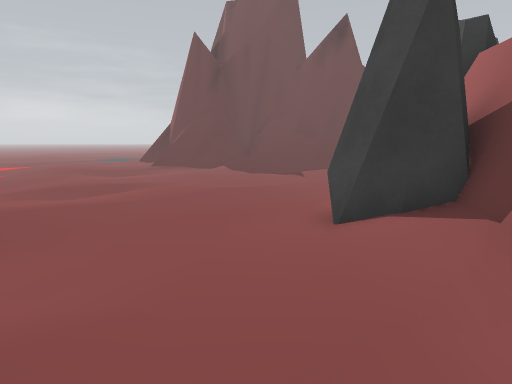
View 1 (above)

24 first-person views from a walk through a scene from a Unity 3-D project. The camera is 1.5 m above the floor, tilts 8° down and sees 70° across. The floor is counted in squares, 1 m on a side. Each view is taken from the middle of a square. On the plan, view 1 faces up. The plan holds only what a view shows up to about 16 squares ahead; the rest is blank. The place goes on beyond the plan.

View 2
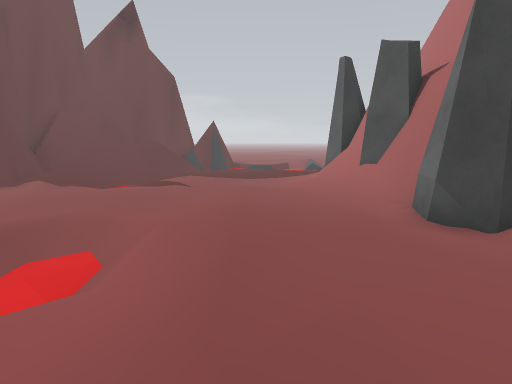

View 3
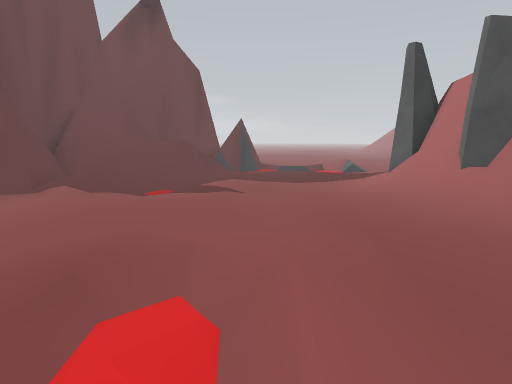

View 4
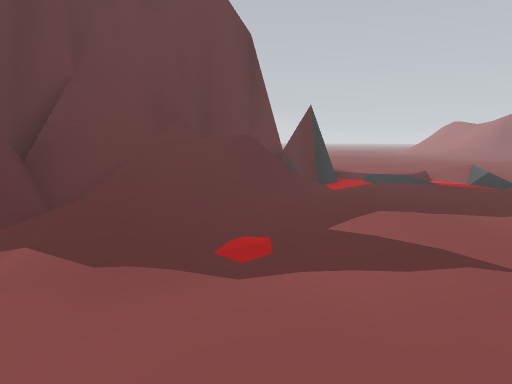

View 5
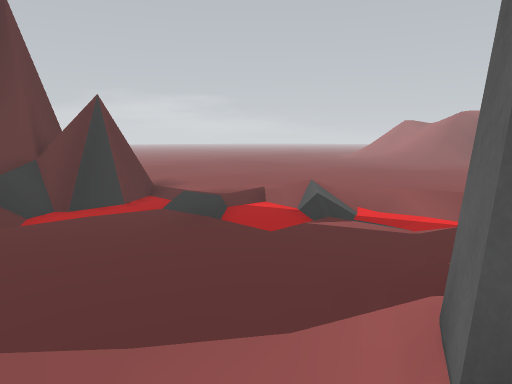

View 6
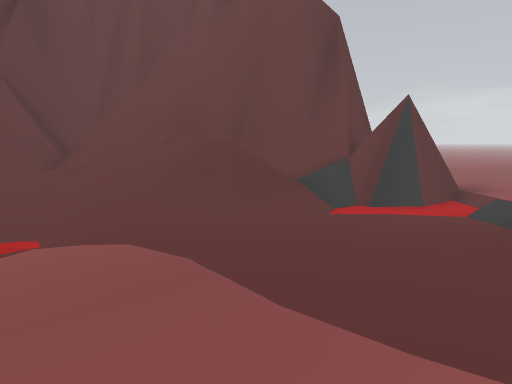

View 7
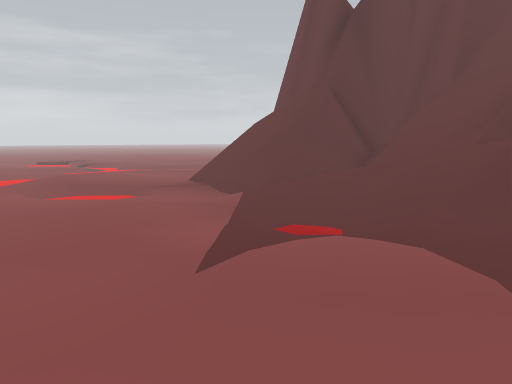

View 8
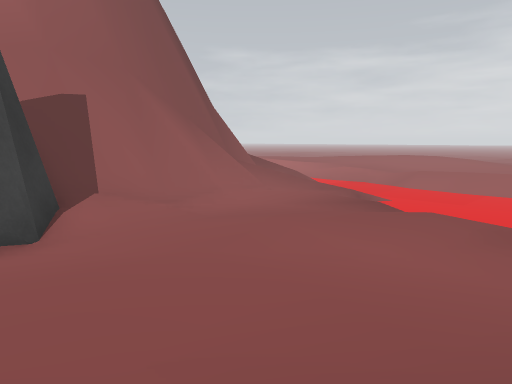

View 9
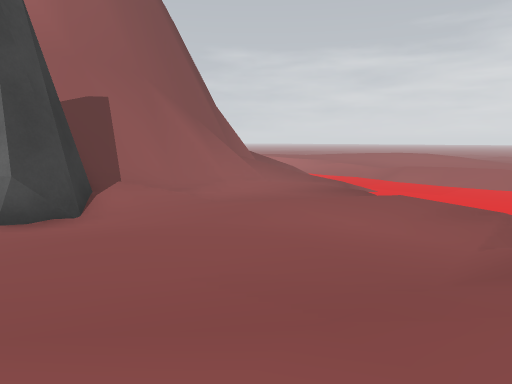

View 10
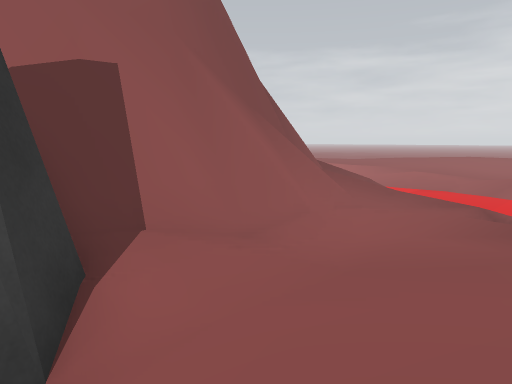

View 11
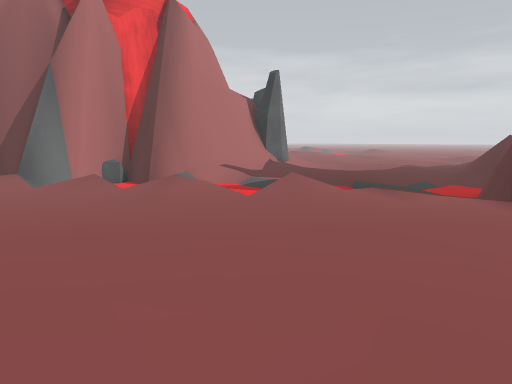

View 12
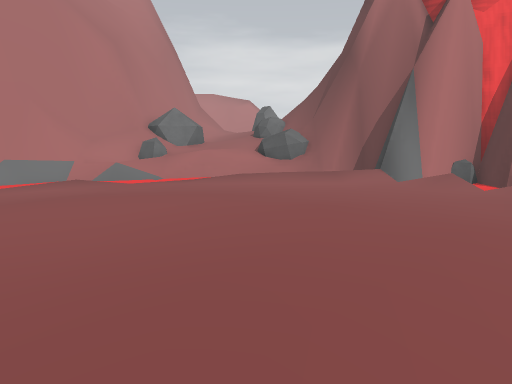

View 13
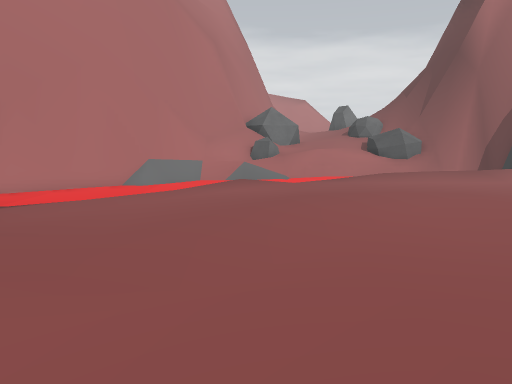

View 14
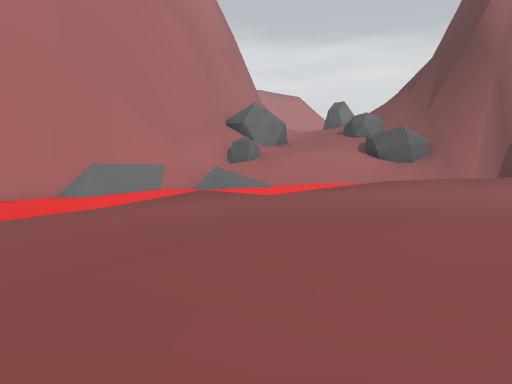

View 15
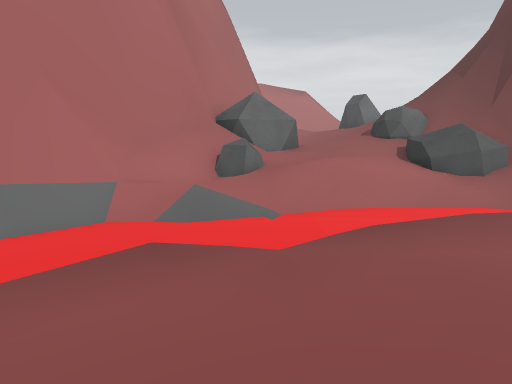

View 16
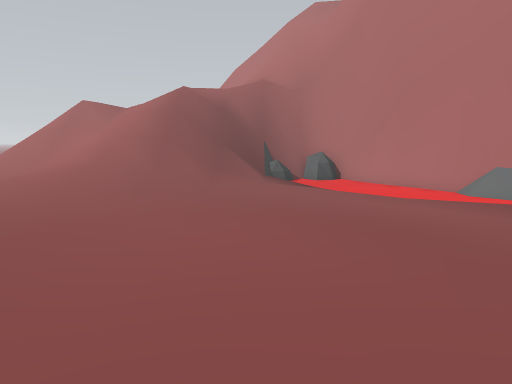

View 17
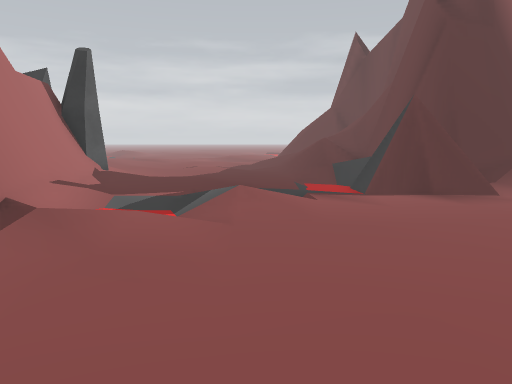

View 18
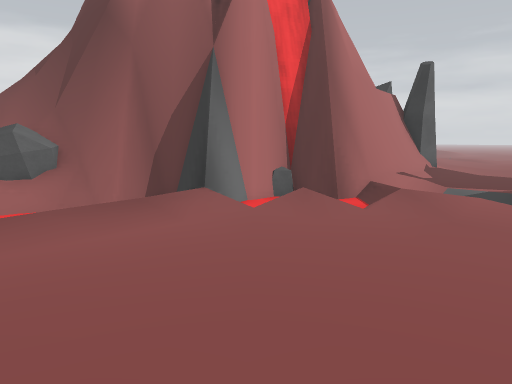

View 19
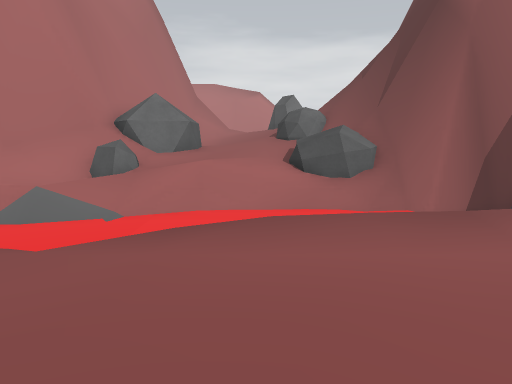

View 20
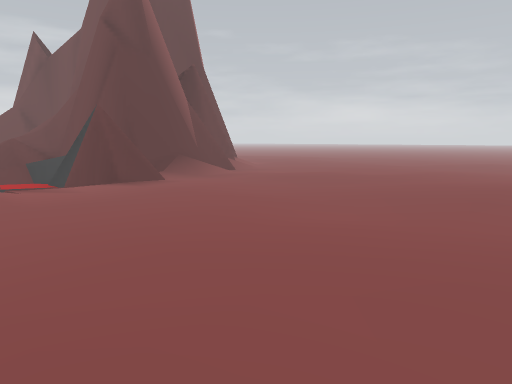

View 21
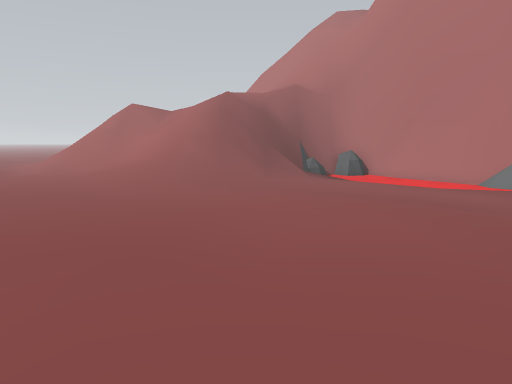

View 22
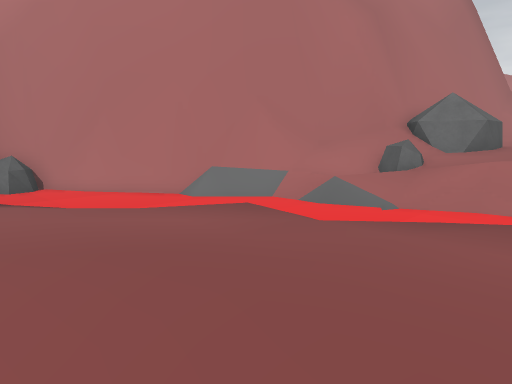

View 23
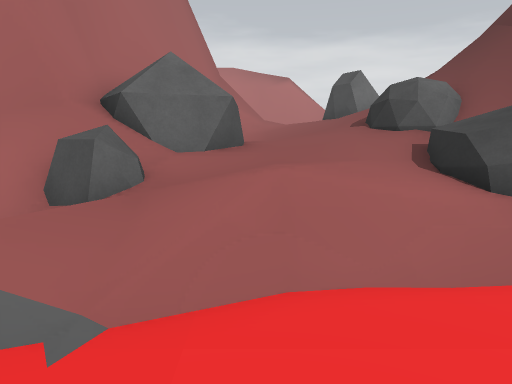

View 24
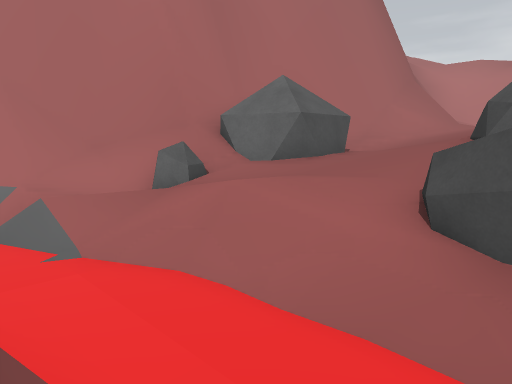

### Floor plan
Key: @ floor where view 1 was taken; # wall or solid block; . main floor; : floor 0.5 m higher than the main floor; - floor 0.5 m lower than the main floor; + floor 0.75 m higher than the main floor; * floor 1.25 m higher than the main floor; % floor 1.5 m higher than the main floor; & floor 2 m higher than the main floor; / step, stairs or slope; = window, fence, low wall or low ledge; ≈ liquid the walk keeps out of; v drop or lower ground; R rock; O other object.
Columns run from 6 left of view 1 to 40 right of it. Each row starts with its distance up from view 1.
 28     #vv///=#    ###=.............  ......./////
 27     #v////#########=.....................//////
 26     ##/////   O=###.......................:////
 25     #=////////=≈≈.≈.......................:////
 24 #####=/////#=/≈≈≈≈≈.......................:////
 23 =====//////=//≈≈≈≈.........................////
 22 ......///..........≈≈........................//
 21 ....../≈/.........≈≈≈O.......................//
 20 ≈≈....-≈/.........≈≈≈//.......................≈
 19 ≈ ................≈≈.≈/......................≈≈
 18  ...................≈≈/....................-≈≈≈
 17 ...........-........≈≈/...................-≈≈≈≈
 16 ...................//≈/≈≈................≈≈≈≈≈≈
 15 ............../R../O//≈≈≈...............≈≈≈≈≈≈#
 14 ...........///R####### ≈≈  ..........≈≈≈≈≈≈≈##v
 13 ..........////##      #R≈≈≈.........≈≈≈≈≈≈###vv
 12 ./≈/......///##       #R###v    ≈≈≈≈≈≈≈≈≈=## v
 11 /≈≈/......OR##            #≈   ≈≈≈≈≈≈≈.. ##
 10 /≈/.......O##             ###≈≈≈≈≈≈≈/.OO ##
  9 //........##                #=RR:vv//RR#=#
  8 ........OO#                 #=  R/+++ R###
  7 ........OO#                 #=# +++++R##
  6 ........OO#                 ###R/***RRR#
  5 .........O#                  ##RR%**RRR#
  4  .........#                 ### R%%*R R#v
  3  .........#                 #=/ /%%**   v
  2  ≈........##                =/ //%%%%##
  1  ≈////....###                  //%%%%#
  0      .@...==#             =    O&&%%/#
 -1      ///..O=#             =   OOO&&//#
 -2   ≈≈≈≈ ≈..O=##                    //=#
 -3   ≈≈≈≈≈≈//  ==                    &=v#
 -4   ≈≈≈≈≈≈    O=
 -5   ≈≈≈≈≈≈≈
 -6    ≈≈≈≈≈≈≈≈

Where each view was taken, in squares from view 1:
view 1: 0 up, 0 right, facing up
view 2: 5 up, 6 left, facing up-right
view 3: 8 up, 6 left, facing up-right
view 4: 16 up, 3 left, facing up-right
view 5: 14 up, 6 right, facing up-right
view 6: 14 up, 6 right, facing up
view 7: 14 up, 6 right, facing up-left
view 8: 8 up, 5 left, facing down-right
view 9: 9 up, 6 left, facing down-right
view 10: 7 up, 1 left, facing down-right
view 11: 28 up, 24 right, facing down-left
view 12: 28 up, 26 right, facing down
view 13: 28 up, 32 right, facing down
view 14: 25 up, 31 right, facing down
view 15: 20 up, 31 right, facing down
view 16: 21 up, 24 right, facing right
view 17: 21 up, 24 right, facing left
view 18: 21 up, 27 right, facing down-left
view 19: 20 up, 27 right, facing down
view 20: 20 up, 27 right, facing up-left
view 21: 23 up, 22 right, facing right
view 22: 21 up, 26 right, facing down-right
view 23: 14 up, 29 right, facing down
view 24: 13 up, 24 right, facing down-right
